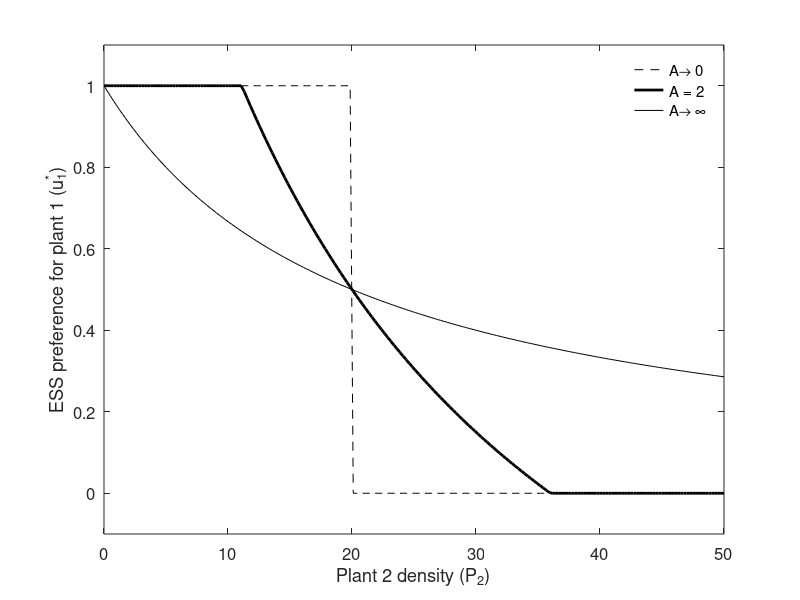
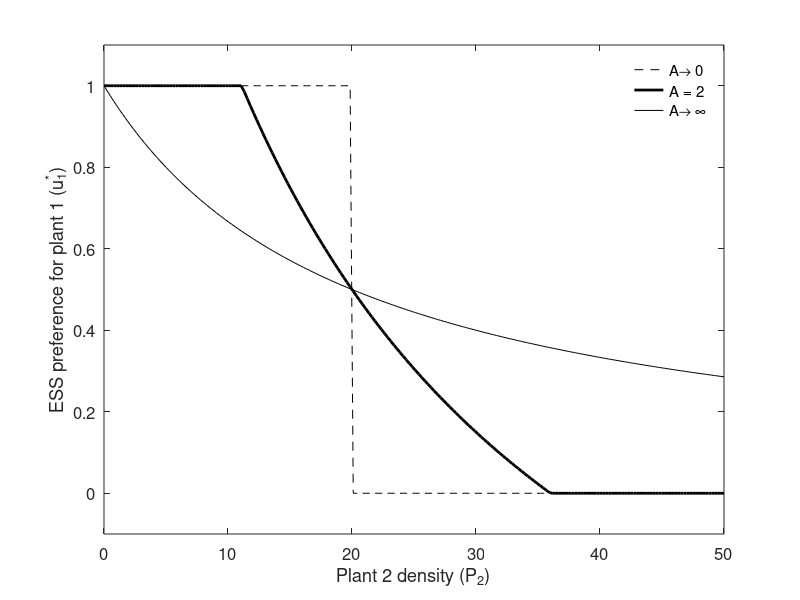

MATLAB code to generate these figures, in order:
% Preference for focal plant against competitor
clf
clear

% Default parameters
e = 0.1*[2, 1];
b = 0.1*[1, 1];
a = 0.4*[1, 1];
w = 0.25*[1, 1];

P1 = 10;
P2 = linspace(0,50,200);
A = [0 2];

u1g = e(1)*a(1)*P1./(e(1)*a(1)*P1 + e(2)*a(2)*P2);

u1s = (w(2)*e(1)*a(1)*b(1)*P1 - w(1)*e(2)*a(2)*b(2)*P2)./(b(1)*b(2)*A(1)*(e(1)*a(1)*P1 + e(2)*a(2)*P2));
plot(P2, max(0, min(1, u1g + u1s)), '--k')
hold on

u1s = (w(2)*e(1)*a(1)*b(1)*P1 - w(1)*e(2)*a(2)*b(2)*P2)./(b(1)*b(2)*A(2)*(e(1)*a(1)*P1 + e(2)*a(2)*P2));
plot(P2, max(0, min(1, u1g + u1s)), 'k', 'linewidth', 2)

plot(P2, max(0, min(1, u1g)), 'k')

legend('A\rightarrow 0','A = 2','A\rightarrow \infty')
legend('boxoff')
axis([0 inf -0.1 1.1])
xlabel('Plant 2 density (P_2)','fontsize',12)
ylabel('ESS preference for plant 1 (u_1^*)','fontsize',12)

set(gca,'fontsize',12)
print -depsc u1ess_vs_p2.eps
print  -dpng u1ess_vs_p2.png